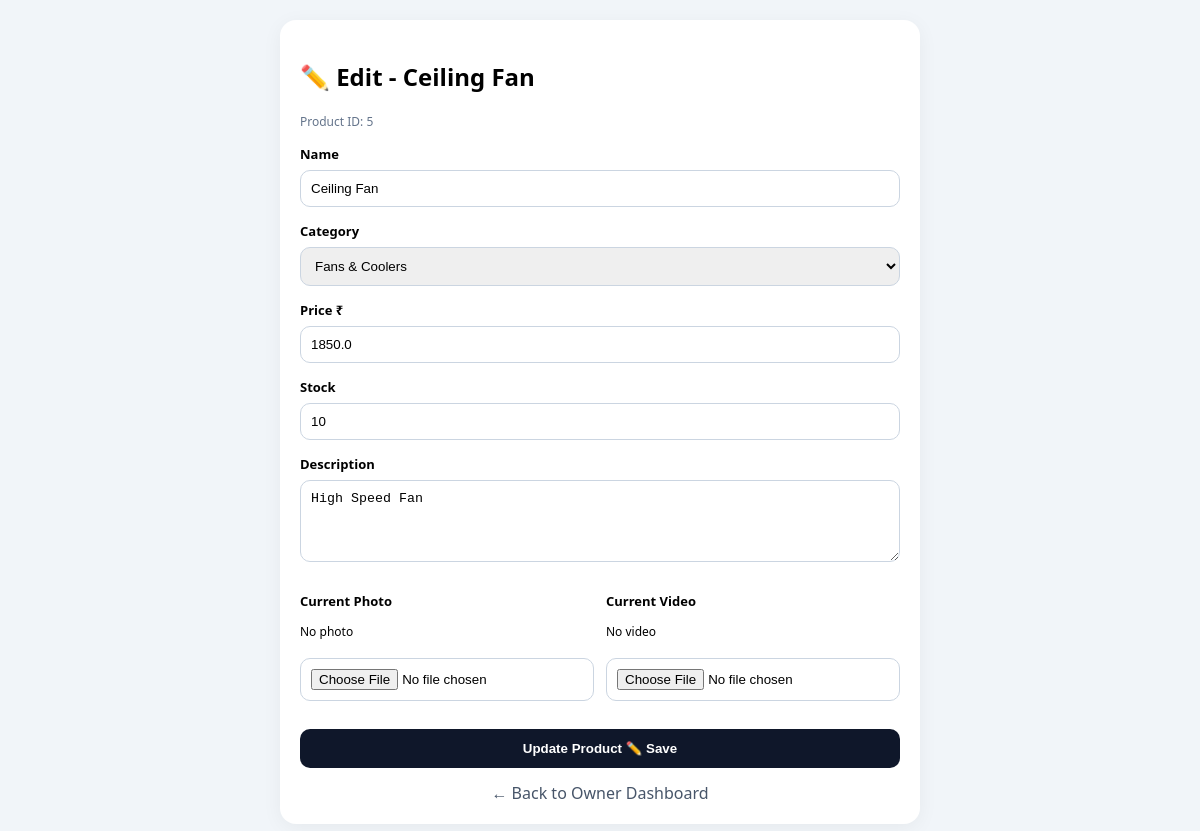
Screenshot of /owner/edit/5 (signed in) with the database file from the repository.
### tables this page shows
CREATE TABLE products (id INTEGER PRIMARY KEY AUTOINCREMENT, name TEXT NOT NULL, category TEXT NOT NULL, price REAL NOT NULL DEFAULT 0, description TEXT DEFAULT '', stock INTEGER NOT NULL DEFAULT 0, image TEXT DEFAULT '', video TEXT DEFAULT '', created_at TIMESTAMP DEFAULT CURRENT_TIMESTAMP, cost_price REAL DEFAULT 0);

### app.py (the view, shortened to what this page needs)
@app.route("/owner/edit/<int:product_id>", methods=["GET", "POST"])
@owner_required
def edit_product(product_id):
    with get_db() as db: p = db.execute("SELECT * FROM products WHERE id=?", (product_id,)).fetchone()
    if not p: abort(404)
    return render_template("edit_product.html", p=p, categories=CATEGORIES)

### app.py (called while the page is built)
def get_db():
    db = sqlite3.connect(DATABASE, timeout=15)
    db.row_factory = sqlite3.Row
    return db

def csrf_token():
    if "_csrf_token" not in session: session["_csrf_token"] = secrets.token_urlsafe(32)
    return session["_csrf_token"]

def owner_required(f):
    @wraps(f)
    def w(*a, **k):
        if not session.get("user_id") or session.get("role") != "owner": flash("Owner login required.", "error"); return redirect(url_for("owner_login"))
        return f(*a, **k)
    return w

### templates/edit_product.html
<!DOCTYPE html><html><head><meta charset="UTF-8"><meta name="viewport" content="width=device-width, initial-scale=1.0"><title>Edit Product - {{ p['name'] }}</title><style>body{font-family:system-ui;background:#f1f5f9;margin:0} .wrap{max-width:600px;margin:20px auto;background:#fff;padding:20px;border-radius:16px;box-shadow:0 4px 20px rgba(0,0,0,0.05)} input,select,textarea{width:100%;padding:10px;margin:6px 0 12px;border:1px solid #cbd5e1;border-radius:10px;box-sizing:border-box} button{width:100%;padding:12px;background:#0f172a;color:#fff;border:none;border-radius:10px;font-weight:800;cursor:pointer} label{font-weight:600;font-size:13px}</style></head><body><div class="wrap"><h2>✏️ Edit - {{ p['name'] }}</h2><p style="font-size:12px;color:#64748b">Product ID: {{ p['id'] }}</p><form method="POST" enctype="multipart/form-data"><input type="hidden" name="csrf_token" value="{{ csrf_token() }}"><label>Name</label><input name="name" value="{{ p['name'] }}" required><label>Category</label><select name="category">{% for c in categories %}<option value="{{ c }}" {% if c==p['category'] %}selected{% endif %}>{{ c }}</option>{% endfor %}</select><label>Price ₹</label><input type="number" step="0.01" name="price" value="{{ p['price'] }}" required><label>Stock</label><input type="number" name="stock" value="{{ p['stock'] }}" required><label>Description</label><textarea name="description" rows="4">{{ p['description'] }}</textarea><div style="display:grid;grid-template-columns:1fr 1fr;gap:12px;margin-top:10px"><div><label>Current Photo</label>{% if p['image'] %}<img src="{{ url_for('static', filename='uploads/' + p['image']) }}" style="width:100%;height:100px;object-fit:cover;border-radius:8px">{% else %}<p style="font-size:12px">No photo</p>{% endif %}<input type="file" name="photo" accept="image/*" style="margin-top:6px"></div><div><label>Current Video</label>{% if p['video'] %}<video src="{{ url_for('static', filename='uploads/' + p['video']) }}" style="width:100%;height:100px;border-radius:8px" controls></video>{% else %}<p style="font-size:12px">No video</p>{% endif %}<input type="file" name="video" accept="video/*" style="margin-top:6px"></div></div><button style="margin-top:16px">Update Product ✏️ Save</button></form><a href="/owner" style="display:block;text-align:center;margin-top:14px;color:#475569;text-decoration:none">← Back to Owner Dashboard</a></div></body></html>

### templates/edit_product.html (style rules this page uses)
body { font-family:system-ui;background:#f1f5f9;margin:0 }
.wrap { max-width:600px;margin:20px auto;background:#fff;padding:20px;border-radius:16px;box-shadow:0 4px 20px rgba(0,0,0,0.05) }
input,select,textarea { width:100%;padding:10px;margin:6px 0 12px;border:1px solid #cbd5e1;border-radius:10px;box-sizing:border-box }
button { width:100%;padding:12px;background:#0f172a;color:#fff;border:none;border-radius:10px;font-weight:800;cursor:pointer }
label { font-weight:600;font-size:13px }

### rows the page displays
products: name "Ceiling Fan", id "5", category "Fans & Coolers", price "1850.0", stock "10", description "High Speed Fan"
